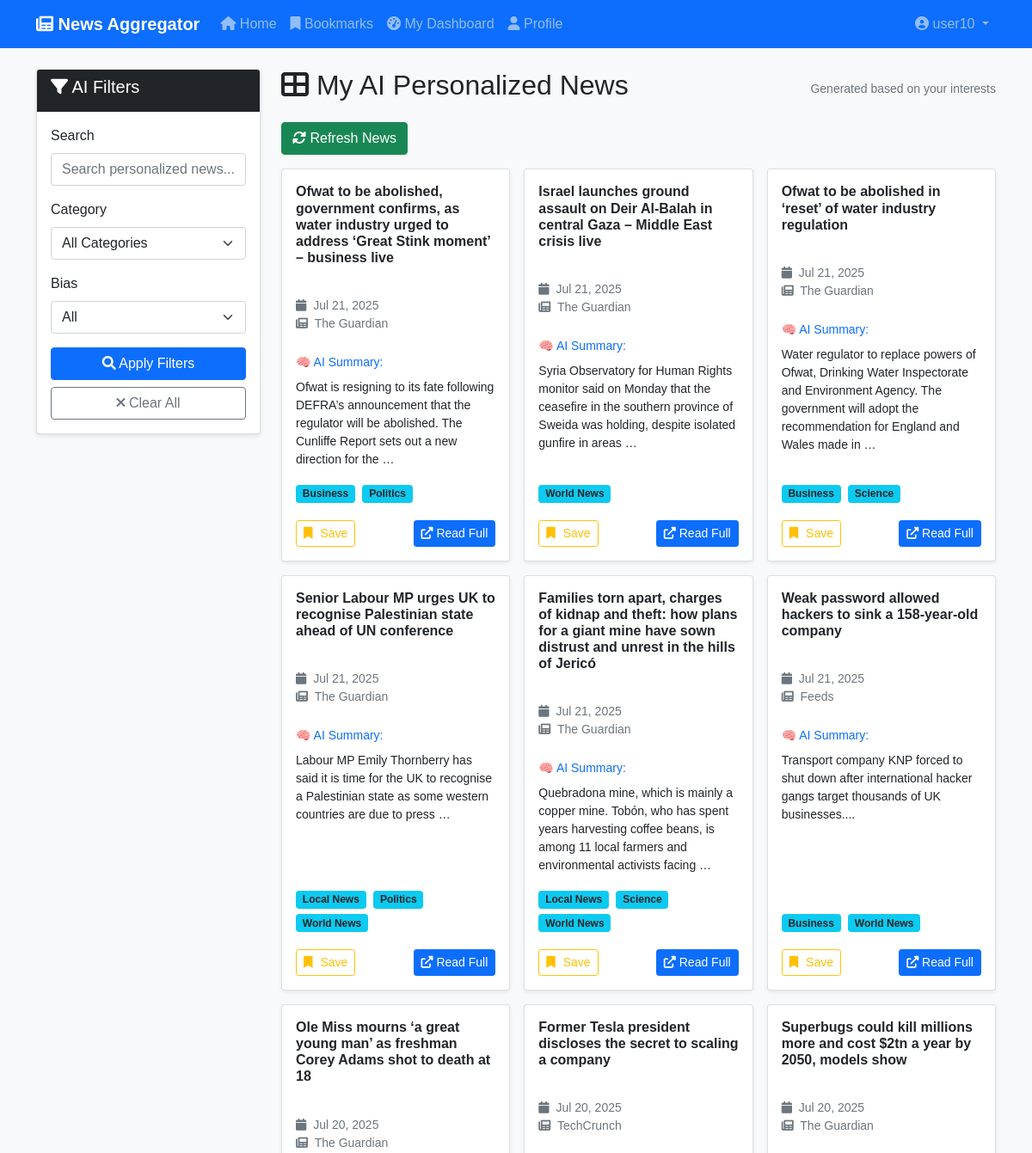
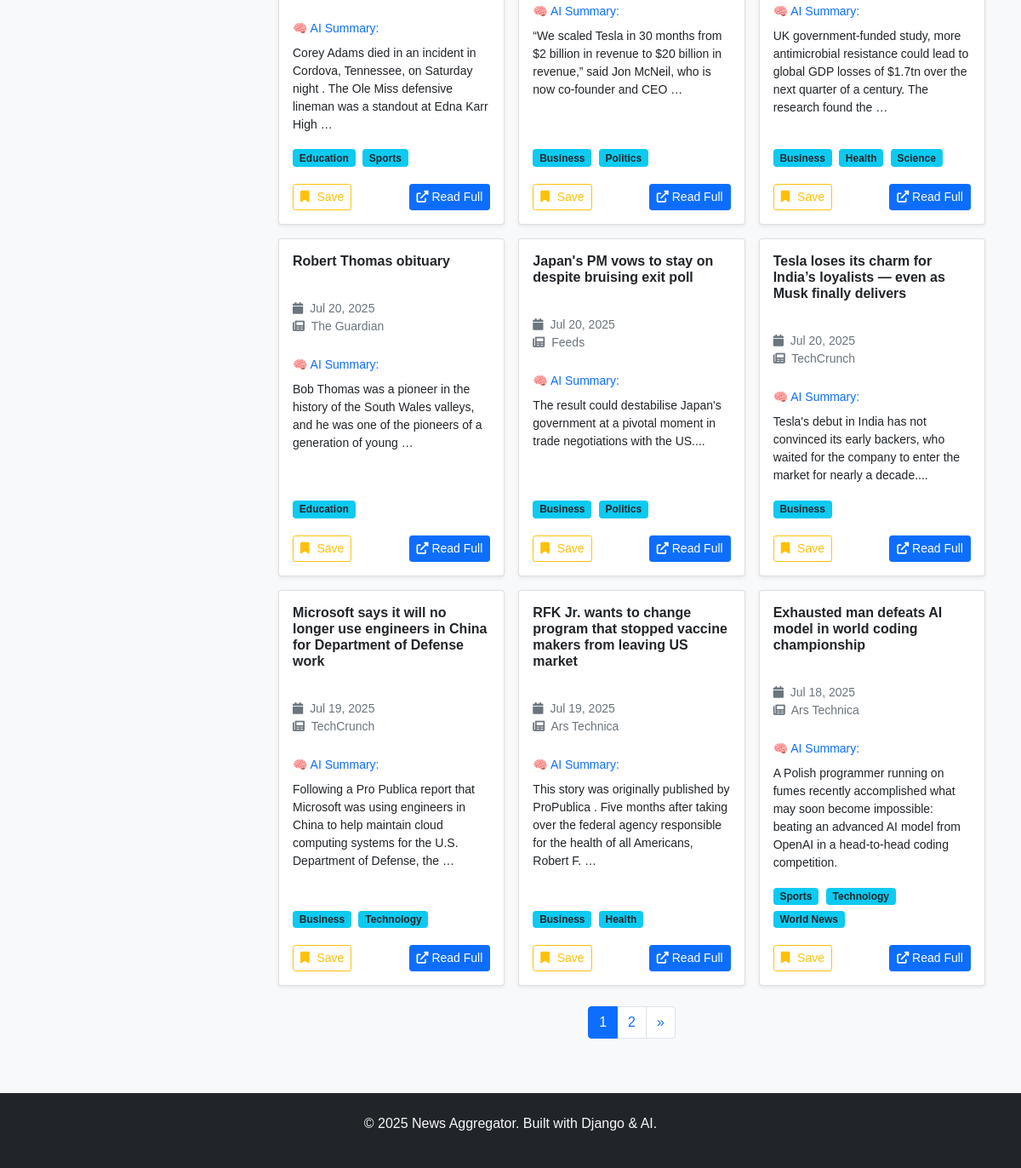
Page /dashboard/ (signed in) on the earlier database version (2 pictures, top to bottom).
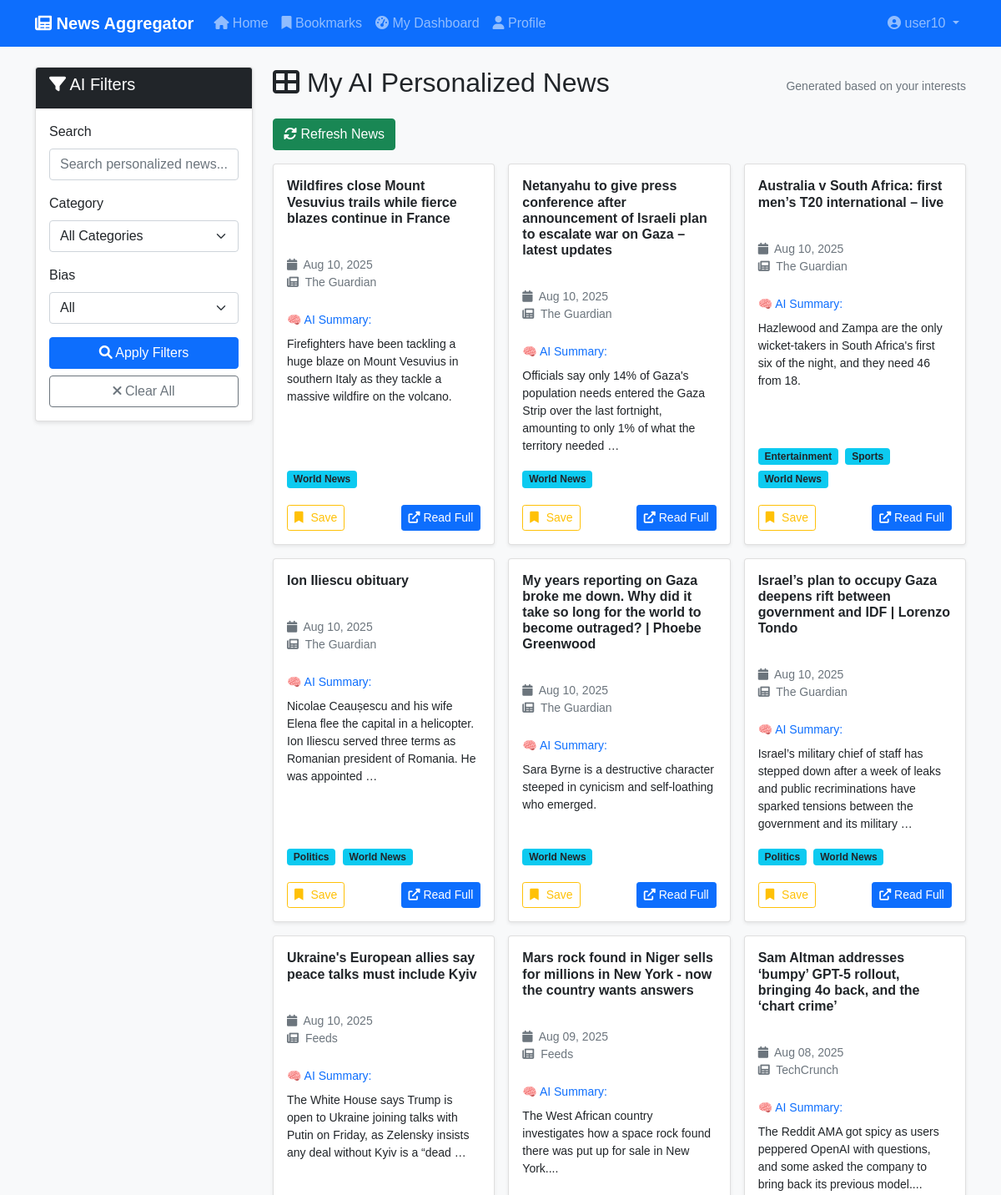
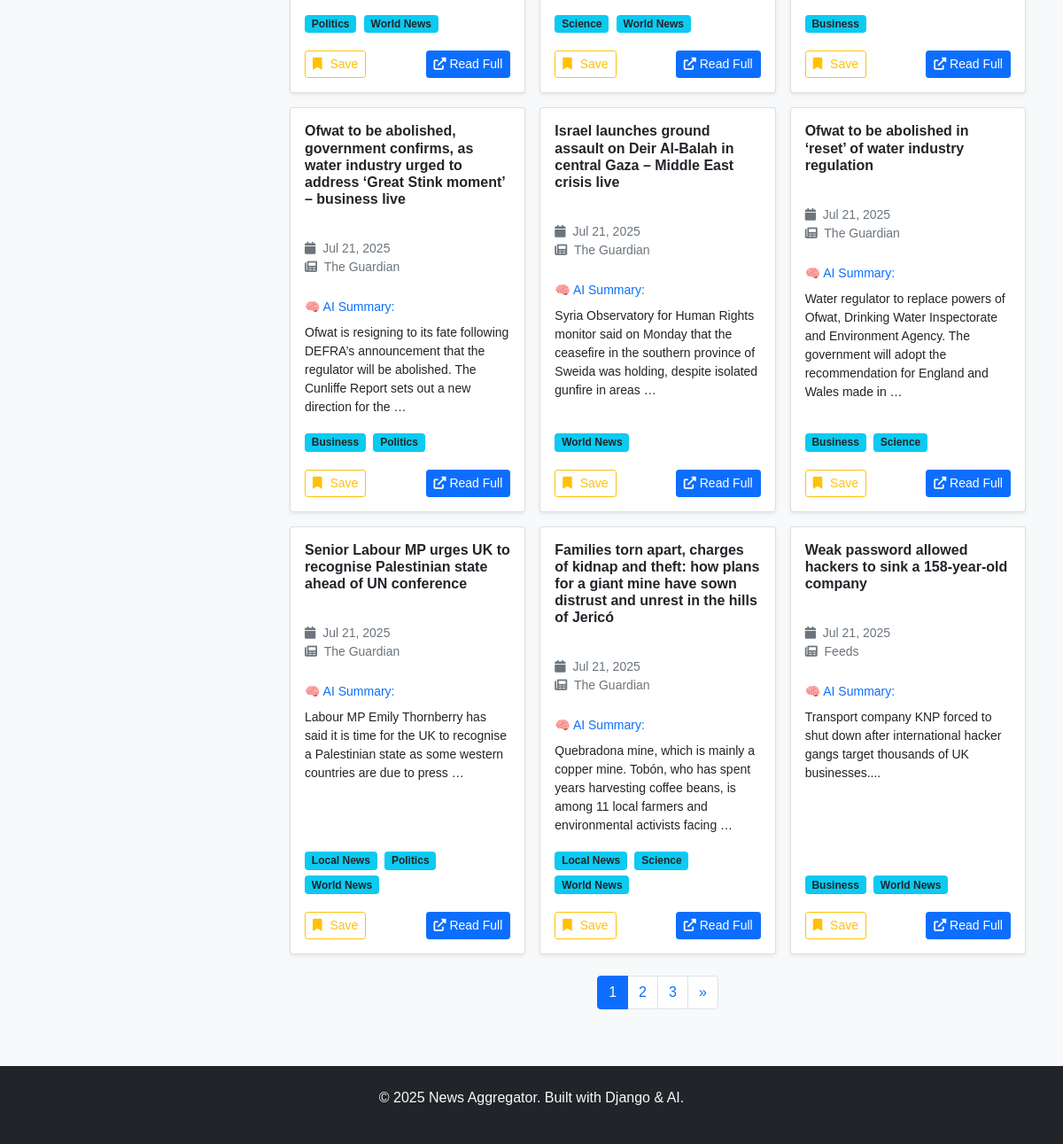
Same page on the later database version (2 pictures, top to bottom).
### apps/news/models.py (models this page shows, shortened)
class Article(models.Model):
    BIAS_CHOICES = [
        ('LEFT', 'Left-leaning'),
        ('RIGHT', 'Right-leaning'),
        ('NEUTRAL', 'Neutral'),
        ('UNKNOWN', 'Unknown'),
    ]
    title = models.CharField(max_length=500, db_index=True)
    image_url = models.URLField(blank=True, null=True)
    url = models.URLField(unique=True)
    description = models.TextField(blank=True)
    summary = models.TextField(blank=True, null=True)  # AI-generated summary
    content = models.TextField(blank=True)
    author = models.CharField(max_length=200, blank=True)
    source = models.CharField(max_length=200, db_index=True)
    published_date = models.DateTimeField(db_index=True)
    created_at = models.DateTimeField(auto_now_add=True)
    updated_at = models.DateTimeField(auto_now=True)
    summary = models.TextField(blank=True)
    bias_score = models.CharField(
        max_length=10,
        choices=BIAS_CHOICES,
        default='UNKNOWN',
        db_index=True
    )
    categories = models.ManyToManyField(Category, blank=True)
    created_at = models.DateTimeField(auto_now_add=True)
    class Meta:
        ordering = ['-published_date']
        indexes = [
            models.Index(fields=['published_date', 'bias_score']),
            models.Index(fields=['source', 'published_date']),
        ]
    @property
    def bias_color(self):
        return {
            'LEFT': '#3498db',      # blue
            'RIGHT': '#e74c3c',     # red
            'NEUTRAL': '#2ecc71',   # green
            'UNKNOWN': '#95a5a6',   # grey
        }.get(self.bias_score, '#95a5a6')
    @property
    def get_bias_score_display(self):
        bias_labels = {
            'left': 'Left Bias',
            'center': 'Center',
            'right': 'Right Bias',
            'unknown': 'Unknown'
        }
        return bias_labels.get(self.bias_score, 'Unknown')

class Category(models.Model):
    name = models.CharField(max_length=100, unique=True)
    slug = models.SlugField(unique=True)
    description = models.TextField(blank=True)
    created_at = models.DateTimeField(auto_now_add=True)
    class Meta:
        verbose_name_plural = "Categories"
        ordering = ['name']

### apps/news/views.py (the view)
# urls.py: path('dashboard/', views.dashboard, name='dashboard'),
@login_required
def dashboard(request):
    user_categories = UserInterest.objects.filter(
        user=request.user).values_list('category', flat=True)
    articles = Article.objects.filter(
        categories__in=user_categories).distinct()
    search_query = request.GET.get('search', '')
    if search_query:
        articles = articles.filter(Q(title__icontains=search_query) | Q(
            description__icontains=search_query))
    bias_filter = request.GET.get('bias', '')
    if bias_filter:
        articles = articles.filter(bias_score=bias_filter)
    category_filter = request.GET.get('category', '')
    if category_filter:
        articles = articles.filter(categories__slug=category_filter)
    paginator = Paginator(articles, 15)
    page_number = request.GET.get('page')
    page_obj = paginator.get_page(page_number)
    context = {
        'page_obj': page_obj,
        'categories': Category.objects.all(),
        'search_query': search_query,
        'bias_filter': bias_filter,
        'category_filter': category_filter,
    }
    return render(request, 'dashboard.html', context)

### templates/dashboard.html (shortened to what the changed rows need)
{% extends 'base.html' %}
{% load static %}
{% block content %}
<div class="row">
    <div class="col-md-9">
        <div class="d-flex justify-content-between align-items-center mb-3">
            <h2><i class="fas fa-th-large"></i> My AI Personalized News</h2>
        </div>
        {% if page_obj.object_list %}
        <div class="row g-3 articles-grid">
            {% for article in page_obj %}
            <div class="col-lg-6 col-xl-4">
                <div class="card h-100 article-card shadow-sm">
                    <div class="card-body d-flex flex-column">
                        <div class="mb-3">
                            <h6 class="card-title mb-2">
                                <a href="{% url 'article_detail' article.id %}" class="text-decoration-none text-dark fw-bold">
                                    {{ article.title }}
                                </a>
                            </h6>
                            <div class="mb-2">
                                <span class="badge bg-{{ article.bias_color }} me-1">
                                </span>
                                <div class="text-muted small mt-1">
                                    <div><i class="fas fa-calendar me-1"></i> {{ article.published_date|date:"M d, Y" }}</div>
                                    <div><i class="fas fa-newspaper me-1"></i> {{ article.source }}</div>
                                </div>
                            </div>
                        </div>
                        <div class="mb-3 flex-grow-1">
                            <div class="d-flex align-items-center justify-content-between mb-2">
                                <small class="text-primary fw-semibold">🧠 AI Summary:</small>
                            </div>
                            <p class="card-text small" data-summary-present="{% if article.summary %}true{% else %}false{% endif %}">
                                {% if article.summary %}
                                    {{ article.summary|truncatewords:25 }}
                                {% else %}
                                    <span class="text-muted fst-italic">⏳ AI summary is being generated... Please check back soon.</span>
                                {% endif %}
                            </p>
                        </div>
                        <div class="article-categories mb-3">
                            {% for category in article.categories.all %}
                            <span class="badge bg-info text-dark me-1 mb-1">{{ category.name }}</span>
                            {% endfor %}
                        </div>
                        <div class="mt-auto">
                            <div class="d-flex justify-content-between align-items-center">
                                {% if user.is_authenticated %}
                                <button class="btn btn-sm btn-outline-warning bookmark-btn"
                                        data-article-id="{{ article.id }}"
                                        data-bookmarked="{% if article.id in bookmarked_articles %}true{% else %}false{% endif %}">
                                    <i class="fas fa-bookmark"></i>
                                    <span class="bookmark-text d-none d-md-inline">
                                        {% if article.id in bookmarked_articles %}Saved{% else %}Save{% endif %}
                                    </span>
                                </button>
                                {% endif %}
                                <a href="{{ article.url }}" target="_blank" class="btn btn-sm btn-primary">
                                    <i class="fas fa-external-link-alt"></i>
                                    <span class="d-none d-md-inline">Read Full</span>
                                </a>
                            </div>
                        </div>
                    </div>
                </div>
            </div>
            {% endfor %}
        </div>
        {% if page_obj.has_other_pages %}
        <nav aria-label="Articles pagination" class="mt-4">
            <ul class="pagination justify-content-center">
                {% for num in page_obj.paginator.page_range %}
                <li class="page-item {% if page_obj.number == num %}active{% endif %}">
                    <a class="page-link" href="?page={{ num }}&search={{ search_query }}&category={{ category_filter }}&bias={{ bias_filter }}">{{ num }}</a>
                </li>
                {% endfor %}
            </ul>
        </nav>
        {% endif %}
        {% else %}
        <div class="alert alert-info text-center">
            <i class="fas fa-info-circle"></i> No articles found. Try adjusting your filters or refresh news.
        </div>
        {% endif %}
    </div>
</div>
{% endblock %}

Differences in the rows shown:
no longer on this page (row unchanged): Article: title "Ole Miss mourns ‘a great young man’ as freshman Corey Adams shot to death at 18", published_date "Jul 20, 2025", source "The Guardian", summary "Corey Adams died in an incident in Cordova, Tennessee, on Saturday night . The Ole Miss defensive lineman was a standout at Edna Karr High …", shows "Save", Category (name "Sports")
no longer on this page (row unchanged): Category: name "Education"
no longer on this page (row edited): Article: title "Former Tesla president discloses the secret to scaling a company", published_date "Jul 20, 2025", source "TechCrunch", summary "“We scaled Tesla in 30 months from $2 billion in revenue to $20 billion in revenue,” said Jon McNeil, who is now co-founder and CEO …", shows "Save", Category (name "Business"), Category (name "Politics")
no longer on this page (row unchanged): Article: title "Superbugs could kill millions more and cost $2tn a year by 2050, models show", published_date "Jul 20, 2025", source "The Guardian", summary "UK government-funded study, more antimicrobial resistance could lead to global GDP losses of $1.7tn over the next quarter of a century. The research found the …", shows "Save", Category (name "Business"), Category (name "Science")
no longer on this page (row unchanged): Category: name "Health"
no longer on this page (row unchanged): Article: title "Robert Thomas obituary", published_date "Jul 20, 2025", source "The Guardian", summary "Bob Thomas was a pioneer in the history of the South Wales valleys, and he was one of the pioneers of a generation of young …", shows "Save"
no longer on this page (row edited): Article: title "Japan's PM vows to stay on despite bruising exit poll", published_date "Jul 20, 2025", source "Feeds", summary "The result could destabilise Japan's government at a pivotal moment in trade negotiations with the US....", shows "Save", Category (name "Business"), Category (name "Politics")
no longer on this page (row unchanged): Article: title "Tesla loses its charm for India’s loyalists — even as Musk finally delivers", published_date "Jul 20, 2025", source "TechCrunch", summary "Tesla's debut in India has not convinced its early backers, who waited for the company to enter the market for nearly a decade....", shows "Save", Category (name "Business")
no longer on this page (row unchanged): Article: title "Microsoft says it will no longer use engineers in China for Department of Defense work", published_date "Jul 19, 2025", source "TechCrunch", summary "Following a Pro Publica report that Microsoft was using engineers in China to help maintain cloud computing systems for the U.S. Department of Defense, the …", shows "Save", Category (name "Business")
no longer on this page (row unchanged): Category: name "Technology"
no longer on this page (row unchanged): Article: title "RFK Jr. wants to change program that stopped vaccine makers from leaving US market", published_date "Jul 19, 2025", source "Ars Technica", summary "This story was originally published by ProPublica . Five months after taking over the federal agency responsible for the health of all Americans, Robert F. …", shows "Save", Category (name "Business")
no longer on this page (row unchanged): Article: title "Exhausted man defeats AI model in world coding championship", published_date "Jul 18, 2025", source "Ars Technica", summary "A Polish programmer running on fumes recently accomplished what may soon become impossible: beating an advanced AI model from OpenAI in a head-to-head coding competition.", shows "Save", Category (name "Sports"), Category (name "World News")
added Article: title "Wildfires close Mount Vesuvius trails while fierce blazes continue in France", published_date "Aug 10, 2025", source "The Guardian", summary "Firefighters have been tackling a huge blaze on Mount Vesuvius in southern Italy as they tackle a massive wildfire on the volcano.", shows "Save", Category (name "World News")
added Article: title "Netanyahu to give press conference after announcement of Israeli plan to escalate war on Gaza – latest updates", published_date "Aug 10, 2025", source "The Guardian", summary "Officials say only 14% of Gaza's population needs entered the Gaza Strip over the last fortnight, amounting to only 1% of what the territory needed …", shows "Save", Category (name "World News")
added Article: title "Australia v South Africa: first men’s T20 international – live", published_date "Aug 10, 2025", source "The Guardian", summary "Hazlewood and Zampa are the only wicket-takers in South Africa's first six of the night, and they need 46 from 18.", shows "Save", Category (name "Sports"), Category (name "World News")
now on this page (row unchanged): Category: name "Entertainment", shown under "Australia v South Africa: first men’s T20 international – live"
added Article: title "Ion Iliescu obituary", published_date "Aug 10, 2025", source "The Guardian", summary "Nicolae Ceaușescu and his wife Elena flee the capital in a helicopter. Ion Iliescu served three terms as Romanian president of Romania. He was appointed …", shows "Save", Category (name "Politics"), Category (name "World News")
added Article: title "My years reporting on Gaza broke me down. Why did it take so long for the world to become outraged? | Phoebe Greenwood", published_date "Aug 10, 2025", source "The Guardian", summary "Sara Byrne is a destructive character steeped in cynicism and self-loathing who emerged.", shows "Save", Category (name "World News")
added Article: title "Israel’s plan to occupy Gaza deepens rift between government and IDF | Lorenzo Tondo", published_date "Aug 10, 2025", source "The Guardian", summary "Israel’s military chief of staff has stepped down after a week of leaks and public recriminations have sparked tensions between the government and its military …", shows "Save", Category (name "Politics"), Category (name "World News")
added Article: title "Ukraine's European allies say peace talks must include Kyiv", published_date "Aug 10, 2025", source "Feeds", summary "The White House says Trump is open to Ukraine joining talks with Putin on Friday, as Zelensky insists any deal without Kyiv is a “dead …", shows "Save", Category (name "Politics"), Category (name "World News")
added Article: title "Mars rock found in Niger sells for millions in New York - now the country wants answers", published_date "Aug 09, 2025", source "Feeds", summary "The West African country investigates how a space rock found there was put up for sale in New York....", shows "Save", Category (name "Science"), Category (name "World News")
added Article: title "Sam Altman addresses ‘bumpy’ GPT-5 rollout, bringing 4o back, and the ‘chart crime’", published_date "Aug 08, 2025", source "TechCrunch", summary "The Reddit AMA got spicy as users peppered OpenAI with questions, and some asked the company to bring back its previous model....", shows "Save", Category (name "Business")
Other differences:
new list line: "3"
